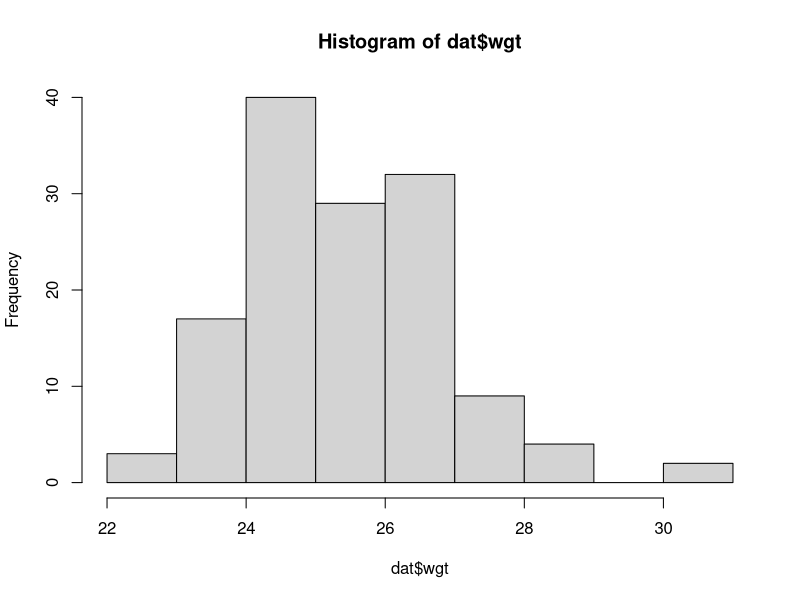
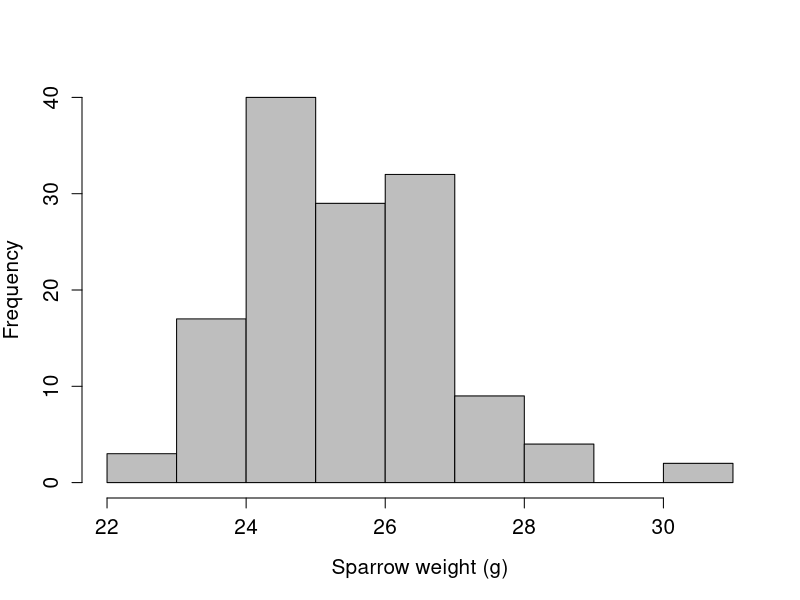
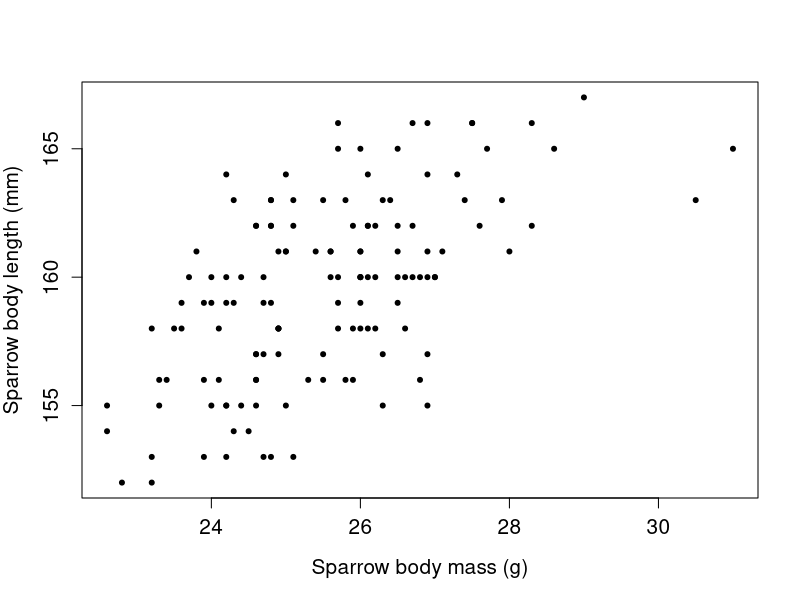

These charts were generated, in order, by the following R code:
## ---- chunk 1
2 + 5;  
## ---- chunk 2
4 * 4;  
12 - 3; 
5^2;
## ---- chunk 3
sqrt(256);
## ---- chunk 4
log(x = 256, base = 10);
## ---- chunk 5
log(x = 256);
## ---- chunk 6
log(256);
## ---- chunk 7
log( log(256) );
## ---- chunk 8
getwd();
## ---- chunk 9
var_1 <- 10;
## ---- chunk 10
var_1 * 5; # Multiplying the variable by 5
## ---- chunk 11
vector_1 <- c(5, 1, 3, 5, 7, 11); # Six numbers
## ---- chunk 12
vector_1;      # Prints out the vector
vector_1 + 10; # Prints the vector elements plus ten
vector_1 * 2;  # Prints the vector elements times two
vector_1 <- c(vector_1, 31, 100); # Appends the vector
vector_1;
## ---- chunk 13
object_1 <- list(vector_1, 54, "string of words");
object_1;
## ---- chunk 14
getwd(); # No argument is needed here for the function
## ---- chunk 15
dat <- read.csv(file = "Bumpus_data.csv", header = TRUE);
## ---- chunk 16
head(dat);
## ---- chunk 17
nrow(dat);
ncol(dat);
## ---- chunk 18
dim(dat);
## ---- chunk 19
dat[4, 6]; # First row, second column
## ---- chunk 20
dat_point_1 <- dat[4, 6];
## ---- chunk 21
dat[4, ]; # Note the empty space where a column was previously
## ---- chunk 22
dat[, 5]; # Note the empty space is now where a row used to be.
## ---- chunk 23
dat$wgt; # R sees the column header and returns column 5; same as above
## ---- chunk 24
hist(x = dat$wgt);
## ---- chunk 25
hist(x = dat$wgt, main = "", xlab = "Sparrow weight (g)", ylab = "Frequency",
     cex.lab = 1.25, cex.axis = 1.25, col = "grey");
## ---- chunk 26
summary(dat$wgt);
## ---- chunk 27
plot(x = dat$wgt, y = dat$totlen, xlab = "Sparrow body mass (g)", 
     ylab = "Sparrow body length (mm)", cex.lab = 1.25, cex.axis = 1.25,
     pch = 20); # Note: cex.lab, cex.axis, and pch are purely cosmetic
## ---- chunk 28
cor(dat$wgt, dat$totlen);
## ---- chunk 29
cor.test(dat$wgt, dat$totlen);
## ---- chunk 30
lm(dat$totlen ~ dat$wgt);
## ---- chunk 31
summary( lm(dat$totlen ~ dat$wgt) );
## ---- chunk 32
t.test(dat$wgt ~ dat$sex, var.equal = TRUE);
## ---- chunk 33
summary( lm(dat$wgt ~ dat$sex) );
## ---- chunk 34
summary( aov(dat$wgt ~ dat$sex) );
